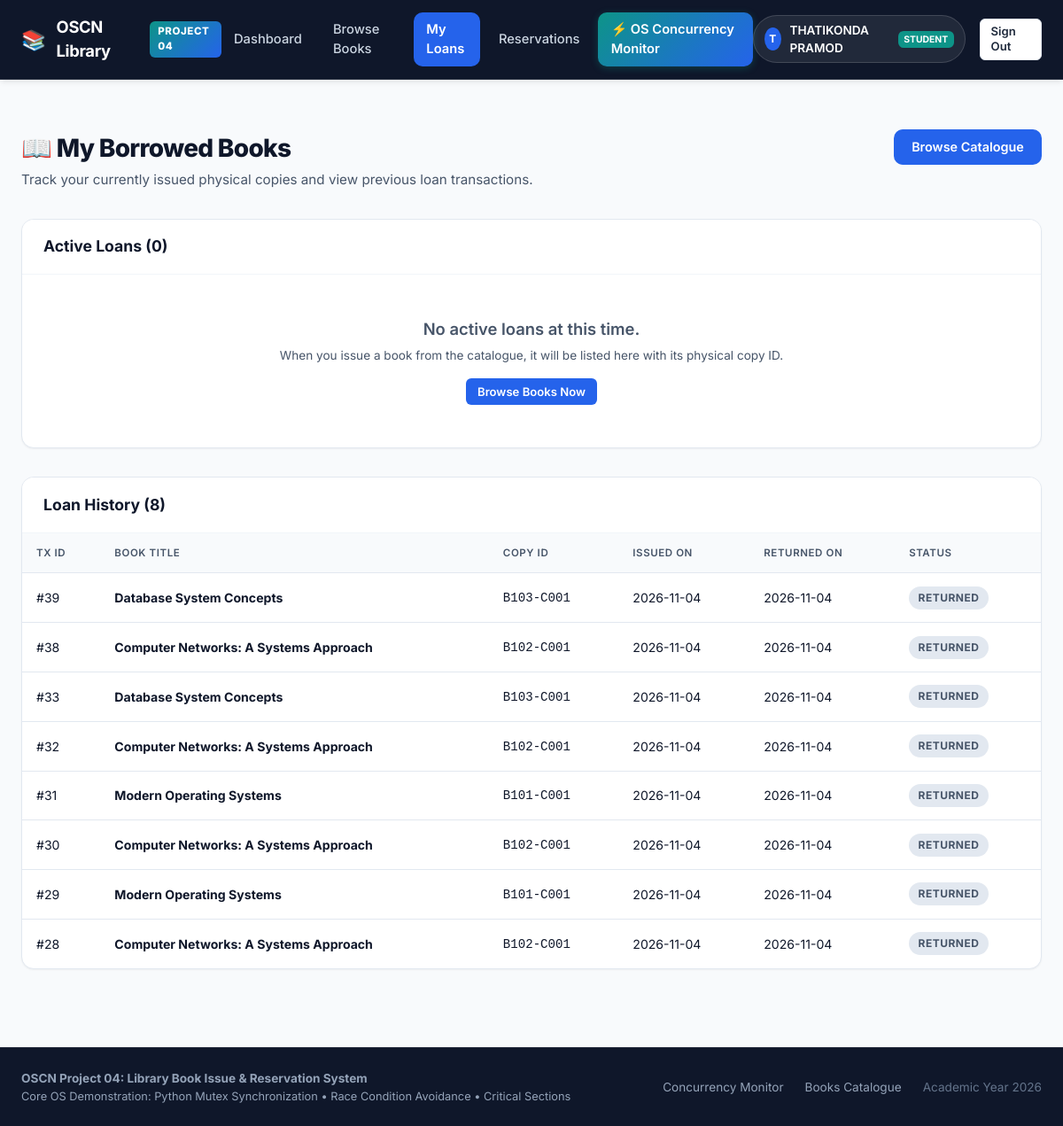
Screenshot of /my-books (signed in) with the database file from the repository.
### tables this page shows
CREATE TABLE transactions (
        transaction_id INTEGER PRIMARY KEY AUTOINCREMENT,
        student_id INTEGER NOT NULL,
        copy_id TEXT NOT NULL,
        issue_date TIMESTAMP DEFAULT CURRENT_TIMESTAMP,
        due_date TIMESTAMP NOT NULL,
        return_date TIMESTAMP,
        status TEXT NOT NULL CHECK(status IN ('ACTIVE', 'RETURNED')) DEFAULT 'ACTIVE',
        FOREIGN KEY (student_id) REFERENCES students (student_id),
        FOREIGN KEY (copy_id) REFERENCES book_copies (copy_id)
    );

CREATE TABLE books (
        book_id TEXT PRIMARY KEY,
        title TEXT NOT NULL,
        author TEXT NOT NULL,
        category TEXT NOT NULL,
        description TEXT,
        cover_image TEXT
    );

### app.py (the view)
@app.route('/my-books')
@auth.student_login_required
def my_books():
    student_id = session['student_id']
    active_loans = models.get_active_transactions_for_student(student_id)
    history = models.get_all_transactions_for_student(student_id)
    return render_template('my_books.html', active_loans=active_loans, history=history)

### app.py (called while the page is built, shortened)
@app.context_processor
def inject_user_context():
    user_info = None
    if 'student_id' in session:
        user_info = {
            "id": session['student_id'],
            "name": session.get('name'),
            "email": session.get('email'),
            "role": "student"
        }
    return {
        "current_user": user_info,
        "now_year": datetime.now().year
    }

### auth.py (called while the page is built)
def student_login_required(f):
    @wraps(f)
    def decorated_function(*args, **kwargs):
        if 'student_id' not in session or session.get('role') != 'student':
            if request.is_json or request.path.startswith('/api/'):
                return jsonify({"success": False, "error": "Authentication required. Please log in as a student."}), 401
            flash("Please log in as a student to access this page.", "warning")
            return redirect(url_for('login_page'))
        return f(*args, **kwargs)
    return decorated_function

### database.py (called while the page is built)
def get_db_connection():
    conn = sqlite3.connect(DB_PATH, timeout=20.0)
    conn.row_factory = sqlite3.Row
    conn.execute("PRAGMA foreign_keys = ON;")
    return conn

### models.py (called while the page is built)
def get_active_transactions_for_student(student_id):
    conn = get_db_connection()
    loans = conn.execute("""
    SELECT
        t.transaction_id, t.student_id, t.copy_id, t.issue_date, t.due_date, t.status,
        b.book_id, b.title, b.author, b.category, b.cover_image
    FROM transactions t
    JOIN book_copies c ON t.copy_id = c.copy_id
    JOIN books b ON c.book_id = b.book_id
    WHERE t.student_id = ? AND t.status = 'ACTIVE'
    ORDER BY t.issue_date DESC
    """, (student_id,)).fetchall()
    conn.close()
    return loans

def get_all_transactions_for_student(student_id):
    conn = get_db_connection()
    history = conn.execute("""
    SELECT
        t.transaction_id, t.student_id, t.copy_id, t.issue_date, t.due_date, t.return_date, t.status,
        b.book_id, b.title, b.author, b.category
    FROM transactions t
    JOIN book_copies c ON t.copy_id = c.copy_id
    JOIN books b ON c.book_id = b.book_id
    WHERE t.student_id = ?
    ORDER BY t.transaction_id DESC
    """, (student_id,)).fetchall()
    conn.close()
    return history

### templates/my_books.html (shortened to what this page needs)
{% extends "base.html" %}
{% block content %}
<div class="page-header">
    <div>
        <h1 class="page-title">
            <span>📖 My Borrowed Books</span>
        </h1>
        <p class="page-subtitle">Track your currently issued physical copies and view previous loan transactions.</p>
    </div>
    <a href="{{ url_for('books_catalogue') }}" class="btn btn-primary">Browse Catalogue</a>
</div>
<div class="card">
    <div class="card-header">
        <h3>Active Loans ({{ active_loans | length }})</h3>
    </div>
    <div class="card-body" style="padding: 0;">
        {% if active_loans %}
            <div class="table-responsive">
                <table class="table">
                    <thead>
                        <tr>
                            <th>Book Title & Category</th>
                            <th>Physical Copy ID</th>
                            <th>Issue Date</th>
                            <th>Due Date</th>
                            <th>Status</th>
                            <th>Action</th>
                        </tr>
                    </thead>
                    <tbody>
                        {% for loan in active_loans %}
                        <tr>
                            <td>
                                <strong>{{ loan.title }}</strong><br>
                                <span style="font-size: 0.8rem; color: var(--text-secondary);">by {{ loan.author }} • <span class="badge badge-completed">{{ loan.category }}</span></span>
                            </td>
                            <td><code>{{ loan.copy_id }}</code></td>
                            <td>{{ loan.issue_date }}</td>
                            <td><strong style="color: #B45309;">{{ loan.due_date[:10] }}</strong></td>
                            <td><span class="badge badge-ready">ACTIVE LOAN</span></td>
                            <td>
                                <form action="{{ url_for('return_action') }}" method="POST">
                                    <input type="hidden" name="copy_id" value="{{ loan.copy_id }}">
                                    <button type="submit" class="btn btn-secondary btn-sm" onclick="return confirm('Confirm return of copy {{ loan.copy_id }}?')">
                                        Return Book
                                    </button>
                                </form>
                            </td>
                        </tr>
                        {% endfor %}
                    </tbody>
                </table>
            </div>
        {% else %}
            <div style="text-align: center; padding: 3rem 1rem; color: var(--text-secondary);">
                <p style="font-size: 1.15rem; font-weight: 600;">No active loans at this time.</p>
                <p style="font-size: 0.85rem; margin-top: 0.3rem;">When you issue a book from the catalogue, it will be listed here with its physical copy ID.</p>
                <a href="{{ url_for('books_catalogue') }}" class="btn btn-primary btn-sm" style="margin-top: 1rem;">Browse Books Now</a>
            </div>
        {% endif %}
    </div>
</div>
<div class="card" style="margin-top: 2rem;">
    <div class="card-header">
        <h3>Loan History ({{ history | length }})</h3>
    </div>
    <div class="card-body" style="padding: 0;">
        {% if history %}
            <div class="table-responsive">
                <table class="table">
                    <thead>
                        <tr>
                            <th>Tx ID</th>
                            <th>Book Title</th>
                            <th>Copy ID</th>
                            <th>Issued On</th>
                            <th>Returned On</th>
                            <th>Status</th>
                        </tr>
                    </thead>
                    <tbody>
                        {% for tx in history %}
                        <tr>
                            <td>#{{ tx.transaction_id }}</td>
                            <td><strong>{{ tx.title }}</strong></td>
                            <td><code>{{ tx.copy_id }}</code></td>
                            <td>{{ tx.issue_date[:10] }}</td>
                            <td>{{ tx.return_date[:10] if tx.return_date else '—' }}</td>
                            <td>
                                <span class="badge {% if tx.status == 'ACTIVE' %}badge-ready{% else %}badge-completed{% endif %}">
                                    {{ tx.status }}
                                </span>
                            </td>
                        </tr>
                        {% endfor %}
                    </tbody>
                </table>
            </div>
        {% else %}
            <div style="text-align: center; padding: 2rem 1rem; color: var(--text-muted);">
                No historical records found.
            </div>
        {% endif %}
    </div>
</div>
{% endblock %}

### static/css/style.css (style rules this page uses)
:root { --primary-navy: #0F172A; --navy-light: #1E293B; --navy-lighter: #334155; --action-blue: #2563EB; --action-blue-hover: #1D4ED8; --action-blue-light: #EFF6FF; --accent-teal: #0D9488; --accent-teal-light: #F0FDFA; --bg-page: #F8FAFC; --card-bg: #FFFFFF; --text-primary: #0F172A; --text-secondary: #475569; --text-muted: #94A3B8; --border-color: #E2E8F0; --border-light: #F1F5F9; --success: #10B981; --success-light: #ECFDF5; --danger: #EF4444; --danger-light: #FEF2F2; --warning: #F59E0B; --warning-light: #FFFBEB; --purple: #8B5CF6; --purple-light: #F5F3FF; --shadow-sm: 0 1px 2px 0 rgba(0, 0, 0, 0.05); --shadow-md: 0 4px 6px -1px rgba(0, 0, 0, 0.08), 0 2px 4px -2px rgba(0, 0, 0, 0.04); --shadow-lg: 0 10px 15px -3px rgba(0, 0, 0, 0.1), 0 4px 6px -4px rgba(0, 0, 0, 0.05); --shadow-xl: 0 20px 25px -5px rgba(0, 0, 0, 0.1), 0 8px 10px -6px rgba(0, 0, 0, 0.04); --radius-sm: 6px; --radius-md: 10px; --radius-lg: 14px; --radius-xl: 20px; --radius-full: 9999px; --font-sans: 'Inter', -apple-system, BlinkMacSystemFont, "Segoe UI", Roboto, sans-serif; --font-mono: 'JetBrains Mono', monospace; --transition: all 0.2s cubic-bezier(0.4, 0, 0.2, 1); }
* { margin: 0; padding: 0; box-sizing: border-box; }
body { font-family: var(--font-sans); background-color: var(--bg-page); color: var(--text-primary); line-height: 1.5; -webkit-font-smoothing: antialiased; min-height: 100vh; display: flex; flex-direction: column; }
a { color: var(--action-blue); text-decoration: none; transition: var(--transition); }
.page-header { margin-bottom: 2rem; display: flex; justify-content: space-between; align-items: flex-start; flex-wrap: wrap; gap: 1rem; }
.page-title { font-size: 1.75rem; font-weight: 800; color: var(--primary-navy); letter-spacing: -0.025em; display: flex; align-items: center; gap: 0.75rem; }
.page-subtitle { font-size: 0.95rem; color: var(--text-secondary); margin-top: 0.25rem; }
.btn { display: inline-flex; align-items: center; justify-content: center; gap: 0.5rem; padding: 0.6rem 1.2rem; font-size: 0.9rem; font-weight: 600; border-radius: var(--radius-md); border: 1px solid transparent; cursor: pointer; transition: var(--transition); line-height: 1.3; }
.btn-primary { background-color: var(--action-blue); color: #FFFFFF; }
.btn-sm { padding: 0.35rem 0.75rem; font-size: 0.82rem; border-radius: var(--radius-sm); }
.card { background-color: var(--card-bg); border: 1px solid var(--border-color); border-radius: var(--radius-lg); box-shadow: var(--shadow-sm); overflow: hidden; margin-bottom: 1.5rem; }
.card-header { padding: 1.1rem 1.5rem; border-bottom: 1px solid var(--border-light); display: flex; justify-content: space-between; align-items: center; background-color: #FFFFFF; }
.card-header h3 { font-size: 1.1rem; font-weight: 700; color: var(--primary-navy); }
.card-body { padding: 1.5rem; }
.badge { display: inline-flex; align-items: center; gap: 0.35rem; padding: 0.25rem 0.65rem; font-size: 0.75rem; font-weight: 700; border-radius: var(--radius-full); text-transform: uppercase; letter-spacing: 0.04em; }
.badge-completed { background-color: #E2E8F0; color: #475569; }
.table-responsive { overflow-x: auto; width: 100%; }
.table { width: 100%; border-collapse: collapse; font-size: 0.88rem; text-align: left; }
.table th { background-color: #F8FAFC; color: var(--text-secondary); font-weight: 600; padding: 0.85rem 1rem; border-bottom: 1px solid var(--border-color); text-transform: uppercase; font-size: 0.72rem; letter-spacing: 0.05em; white-space: nowrap; }
.table td { padding: 0.9rem 1rem; border-bottom: 1px solid var(--border-color); color: var(--text-primary); vertical-align: middle; }
.table tr:last-child td { border-bottom: none; }

### rows the page displays
transactions: transaction_id "39", title "Database System Concepts", copy_id "B103-C001", issue_date "2026-11-04", return_date "2026-11-04", status "RETURNED"
transactions: transaction_id "38", title "Computer Networks: A Systems Approach", copy_id "B102-C001", issue_date "2026-11-04", return_date "2026-11-04", status "RETURNED"
transactions: transaction_id "33", title "Database System Concepts", copy_id "B103-C001", issue_date "2026-11-04", return_date "2026-11-04", status "RETURNED"
transactions: transaction_id "32", title "Computer Networks: A Systems Approach", copy_id "B102-C001", issue_date "2026-11-04", return_date "2026-11-04", status "RETURNED"
transactions: transaction_id "31", title "Modern Operating Systems", copy_id "B101-C001", issue_date "2026-11-04", return_date "2026-11-04", status "RETURNED"
transactions: transaction_id "30", title "Computer Networks: A Systems Approach", copy_id "B102-C001", issue_date "2026-11-04", return_date "2026-11-04", status "RETURNED"
transactions: transaction_id "29", title "Modern Operating Systems", copy_id "B101-C001", issue_date "2026-11-04", return_date "2026-11-04", status "RETURNED"
transactions: transaction_id "28", title "Computer Networks: A Systems Approach", copy_id "B102-C001", issue_date "2026-11-04", return_date "2026-11-04", status "RETURNED"

### other values shown
{{ current_user.name[0] | upper }} "T"
{{ current_user.name }} "THATIKONDA PRAMOD"
{{ current_user.role }} "STUDENT"
{{ active_loans | length }} "0"
{{ history | length }} "8"
